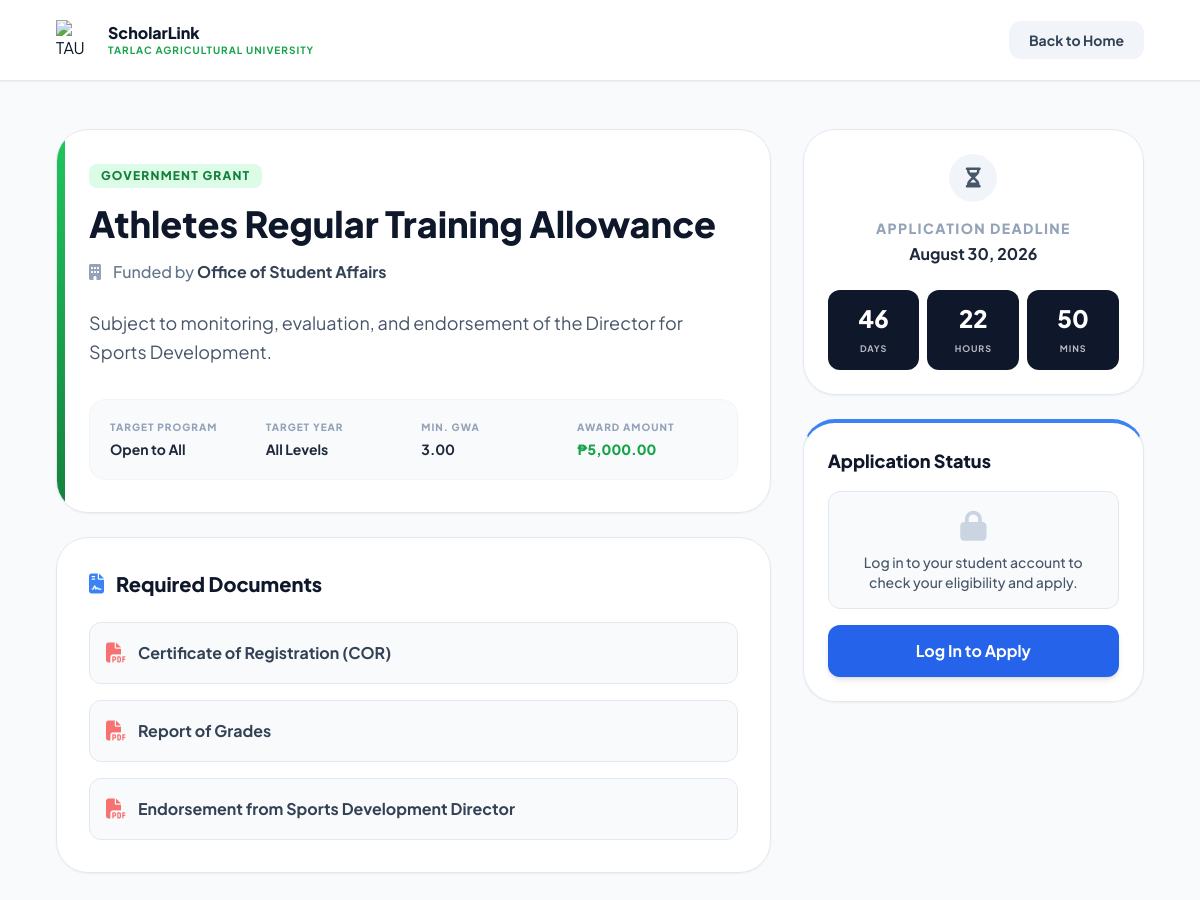
Screenshot of /scholarship_details.php?id=3 with the database file from the repository.
### tables this page shows
CREATE TABLE `scholarship` (
  `ScholarshipID` int(11) NOT NULL AUTO_INCREMENT,
  `ProgramID` int(11) DEFAULT NULL,
  `YearLevel` varchar(50) DEFAULT NULL,
  `Name` varchar(150) NOT NULL,
  `Description` text DEFAULT NULL,
  `Deadline` date NOT NULL,
  `AwardAmount` decimal(10,2) DEFAULT NULL,
  `NumberOfSlots` int(11) DEFAULT NULL,
  `Status` varchar(20) DEFAULT 'Active',
  `MinimumGWA` decimal(4,2) DEFAULT 2.00,
  `CreatedBy` int(11) DEFAULT NULL,
  `GenderRequirement` varchar(20) NOT NULL DEFAULT 'Any',
  `ScholarshipType` enum('Private','Government') DEFAULT 'Private',
  `FormConfig` varchar(255) DEFAULT 'Academic,Family,Financial,Essay',
  `ReleaseFrequency` varchar(50) DEFAULT 'Per Semester',
  `AllowsDual` enum('Yes','No') NOT NULL DEFAULT 'No',
  PRIMARY KEY (`ScholarshipID`),
  KEY `ProgramID` (`ProgramID`),
  KEY `fk_scholarship_creator` (`CreatedBy`),
  CONSTRAINT `fk_scholarship_creator` FOREIGN KEY (`CreatedBy`) REFERENCES `users` (`UserID`) ON DELETE SET NULL,
  CONSTRAINT `scholarship_ibfk_1` FOREIGN KEY (`ProgramID`) REFERENCES `program` (`ProgramID`) ON DELETE CASCADE
);

CREATE TABLE `users` (
  `UserID` int(11) NOT NULL AUTO_INCREMENT,
  `Username` varchar(50) NOT NULL,
  `Email` varchar(100) NOT NULL,
  `PasswordHash` varchar(255) NOT NULL,
  `FirstName` varchar(100) NOT NULL,
  `LastName` varchar(100) NOT NULL,
  `Role` enum('Student','Internal_Admin','External_Admin','Super_Admin') DEFAULT 'Student',
  `AccountStatus` varchar(20) DEFAULT 'Active',
  `StudentID_Num` varchar(50) DEFAULT NULL,
  `YearLevel` varchar(50) DEFAULT NULL,
  `GPA` decimal(4,2) DEFAULT NULL,
  `Major` varchar(100) DEFAULT NULL,
  `ProgramID` int(11) DEFAULT NULL,
  `Department` varchar(100) DEFAULT NULL,
  `Organization` varchar(100) DEFAULT NULL,
  `ContactNumber` varchar(20) DEFAULT NULL,
  `DateOfBirth` date DEFAULT NULL,
  `ProfilePicture` varchar(255) DEFAULT NULL,
  `ResetToken` varchar(255) DEFAULT NULL,
  `ResetTokenExpire` datetime DEFAULT NULL,
  `Gender` varchar(20) NOT NULL DEFAULT 'Not Specified',
  PRIMARY KEY (`UserID`),
  UNIQUE KEY `Username` (`Username`),
  UNIQUE KEY `Email` (`Email`)
);

CREATE TABLE `document_requirement` (
  `RequirementID` int(11) NOT NULL AUTO_INCREMENT,
  `ScholarshipID` int(11) NOT NULL,
  `DocumentName` varchar(100) NOT NULL,
  PRIMARY KEY (`RequirementID`),
  KEY `ScholarshipID` (`ScholarshipID`),
  CONSTRAINT `document_requirement_ibfk_1` FOREIGN KEY (`ScholarshipID`) REFERENCES `scholarship` (`ScholarshipID`) ON DELETE CASCADE
);

### scholarship_details.php (the view, shortened to what this page needs)
<?php
require 'includes/session_manager.php';
$scholarship_id = isset($_GET['id']) ? (int)$_GET['id'] : 0;
$is_logged_in = isset($_SESSION['logged_in']) && $_SESSION['logged_in'] === true;
$is_student = $is_logged_in && ($_SESSION['role'] === 'Student');
$user_id = $_SESSION['user_id'] ?? null;
try {
    $stmt = $pdo->prepare("
        SELECT s.*, p.ProgramName, u.Organization as SponsorName, u.FirstName, u.LastName
        FROM scholarship s
        LEFT JOIN program p ON s.ProgramID = p.ProgramID
        LEFT JOIN users u ON s.CreatedBy = u.UserID
        WHERE s.ScholarshipID = ?
    ");
    $stmt->execute([$scholarship_id]);
    $scholarship = $stmt->fetch(PDO::FETCH_ASSOC);
    $sponsor_name = !empty($scholarship['SponsorName']) ? $scholarship['SponsorName'] : trim($scholarship['FirstName'] . ' ' . $scholarship['LastName']);
    $req_stmt = $pdo->prepare("SELECT * FROM document_requirement WHERE ScholarshipID = ?");
    $req_stmt->execute([$scholarship_id]);
    $requirements = $req_stmt->fetchAll(PDO::FETCH_ASSOC);
    $missing_docs = [];
        $app_stmt = $pdo->prepare("SELECT Status FROM application WHERE ScholarshipID = ? AND UserID = ?");
        $app_stmt->execute([$scholarship_id, $user_id]);
        $existing_app = $app_stmt->fetch();
        if ($existing_app) {
            $has_applied = true;
            $application_status = $existing_app['Status'];
        } else {
            $vault_stmt = $pdo->prepare("SELECT DocumentType FROM user_vault WHERE UserID = ?");
            $vault_stmt->execute([$user_id]);
            $vault_docs = $vault_stmt->fetchAll(PDO::FETCH_COLUMN);
            foreach ($requirements as $req) {
                if (!in_array($req['DocumentName'], $vault_docs)) {
                    $missing_docs[] = $req['DocumentName'];
                }
            }
        }
    }
catch (PDOException $e) {
    die("Database Error: " . $e->getMessage());
}
?>
<!DOCTYPE html>
<html lang="en">
<head>
    <link rel="stylesheet" href="https://cdnjs.cloudflare.com/ajax/libs/font-awesome/6.4.0/css/all.min.css">
    <script src="https://cdn.tailwindcss.com"></script>
</head>
<body>
    <nav class="bg-white shadow-sm border-b border-slate-200 sticky top-0 z-50">
        <div class="max-w-6xl mx-auto px-4 sm:px-6 lg:px-8 h-20 flex items-center justify-between">
            <a href="index.php" class="flex items-center gap-3">
                <img src="assets/img/tau_logo.png" alt="TAU Logo" class="h-10 w-10">
                <div>
                    <h1 class="font-black text-slate-900 leading-tight">ScholarLink</h1>
                    <p class="text-[10px] font-bold text-green-600 uppercase tracking-widest">Tarlac Agricultural University</p>
                </div>
            </a>
            <div>
                <a href="index.php" class="bg-slate-100 hover:bg-slate-200 text-slate-700 text-sm font-bold py-2.5 px-5 rounded-xl transition-all">Back to Home</a>
            </div>
        </div>
    </nav>
    <main class="max-w-6xl mx-auto px-4 sm:px-6 lg:px-8 py-12">
        <div class="grid grid-cols-1 lg:grid-cols-3 gap-8">
            <div class="lg:col-span-2 space-y-6">
                <div class="glass-panel p-8 rounded-[2rem] shadow-sm relative overflow-hidden">
                    <div class="absolute top-0 left-0 w-2 h-full bg-gradient-to-b from-green-500 to-green-700"></div>
                    <span class="inline-block px-3 py-1 bg-green-100 text-green-700 text-xs font-black uppercase tracking-widest rounded-lg mb-4">
                        <?= htmlspecialchars($scholarship['ScholarshipType']) ?> Grant
                    </span>
                    <h1 class="text-3xl md:text-4xl font-black text-slate-900 mb-4 leading-tight">
                        <?= htmlspecialchars($scholarship['Name']) ?>
                    </h1>
                    <div class="flex items-center gap-3 text-slate-500 font-medium mb-6">
                        <i class="fas fa-building text-slate-400"></i>
                        <span>Funded by <strong class="text-slate-700"><?= htmlspecialchars($sponsor_name) ?></strong></span>
                    </div>
                    <p class="text-slate-600 text-lg leading-relaxed mb-8">
                        <?= nl2br(htmlspecialchars($scholarship['Description'])) ?>
                    </p>
                    <div class="grid grid-cols-2 md:grid-cols-4 gap-4 p-5 bg-slate-50 rounded-2xl border border-slate-100">
                        <div>
                            <p class="text-[10px] font-black text-slate-400 uppercase tracking-widest mb-1">Target Program</p>
                            <p class="font-bold text-slate-800 text-sm"><?= htmlspecialchars($scholarship['ProgramName'] ?? 'Open to All') ?></p>
                        </div>
                        <div>
                            <p class="text-[10px] font-black text-slate-400 uppercase tracking-widest mb-1">Target Year</p>
                            <p class="font-bold text-slate-800 text-sm"><?= htmlspecialchars($scholarship['YearLevel'] ?? 'All Levels') ?></p>
                        </div>
                        <div>
                            <p class="text-[10px] font-black text-slate-400 uppercase tracking-widest mb-1">Min. GWA</p>
                            <p class="font-bold text-slate-800 text-sm"><?= number_format($scholarship['MinimumGWA'], 2) ?></p>
                        </div>
                        <div>
                            <p class="text-[10px] font-black text-slate-400 uppercase tracking-widest mb-1">Award Amount</p>
                            <p class="font-black text-green-600 text-sm">₱<?= number_format($scholarship['AwardAmount'], 2) ?></p>
                        </div>
                    </div>
                </div>
                <div class="glass-panel p-8 rounded-[2rem] shadow-sm">
                    <h3 class="text-xl font-black text-slate-900 mb-6 flex items-center gap-3">
                        <i class="fas fa-file-contract text-blue-500"></i> Required Documents
                    </h3>
                    <?php if (empty($requirements)): ?>
                        <p class="text-slate-500 font-medium italic">No specific documents required.</p>
                    <?php else: ?>
                        <ul class="space-y-4">
                            <?php foreach($requirements as $req): ?>
                                <?php
                                    $is_in_vault = $is_student && !in_array($req['DocumentName'], $missing_docs);
                                ?>
                                <li class="flex items-center justify-between p-4 rounded-xl <?= $is_in_vault ? 'bg-green-50 border border-green-100' : 'bg-slate-50 border border-slate-200' ?>">
                                    <div class="flex items-center gap-3">
                                        <i class="fas fa-file-pdf <?= $is_in_vault ? 'text-green-500' : 'text-red-400' ?> text-xl"></i>
                                        <span class="font-bold <?= $is_in_vault ? 'text-green-800' : 'text-slate-700' ?>"><?= htmlspecialchars($req['DocumentName']) ?></span>
                                    </div>
                                </li>
                            <?php endforeach; ?>
                        </ul>
                    <?php endif; ?>
                </div>
            </div>
            <div class="lg:col-span-1 space-y-6">
                <div class="glass-panel p-6 rounded-[2rem] shadow-sm text-center">
                    <div class="w-12 h-12 bg-slate-100 text-slate-600 rounded-full flex items-center justify-center mx-auto mb-4 text-xl">
                        <i class="fas fa-hourglass-half animate-pulse"></i>
                    </div>
                    <h3 class="text-sm font-black text-slate-400 uppercase tracking-widest mb-1">Application Deadline</h3>
                    <p class="font-bold text-slate-800 mb-6"><?= date('F j, Y', strtotime($scholarship['Deadline'])) ?></p>
                    <div id="countdown" class="grid grid-cols-3 gap-2" data-deadline="<?= $scholarship['Deadline'] ?> 23:59:59">
                        <div class="bg-slate-900 text-white rounded-xl p-3">
                            <span id="days" class="block text-2xl font-black">--</span>
                            <span class="text-[9px] uppercase tracking-widest opacity-70 font-bold">Days</span>
                        </div>
                        <div class="bg-slate-900 text-white rounded-xl p-3">
                            <span id="hours" class="block text-2xl font-black">--</span>
                            <span class="text-[9px] uppercase tracking-widest opacity-70 font-bold">Hours</span>
                        </div>
                        <div class="bg-slate-900 text-white rounded-xl p-3">
                            <span id="mins" class="block text-2xl font-black">--</span>
                            <span class="text-[9px] uppercase tracking-widest opacity-70 font-bold">Mins</span>
                        </div>
                    </div>
                </div>
                <div class="glass-panel p-6 rounded-[2rem] shadow-sm border-t-4 border-t-blue-500">
                    <h3 class="font-black text-slate-900 mb-4 text-lg">Application Status</h3>
                    <?php if (!$is_logged_in): ?>
                        <div class="text-center p-4 bg-slate-50 rounded-xl border border-slate-200 mb-4">
                            <i class="fas fa-lock text-3xl text-slate-300 mb-2"></i>
                            <p class="text-sm text-slate-600 font-medium">Log in to your student account to check your eligibility and apply.</p>
                        </div>
                        <a href="student_login.php" class="block w-full text-center bg-blue-600 hover:bg-blue-700 text-white font-bold py-3.5 px-4 rounded-xl transition-all shadow-md">
                            Log In to Apply
                        </a>
                <?php endif; ?>
                </div>
            </div>
        </div>
    </main>
</body>
</html>

### scholarship_details.php (style rules this page uses)
body { font-family: 'Plus Jakarta Sans', sans-serif; background-color: #f8fafc; color: #0f172a; }
.glass-panel { background: rgba(255, 255, 255, 0.95); backdrop-filter: blur(10px); border: 1px solid #e2e8f0; }

### rows the page displays
scholarship: ScholarshipType "GOVERNMENT", Name "Athletes Regular Training Allowance", CreatedBy.LastName "Office of Student Affairs", Description "Subject to monitoring, evaluation, and endorsement of the Director for Sports Development.", YearLevel "All Levels", MinimumGWA "3.00", AwardAmount "5,000.00", Deadline "August 30, 2026"
document_requirement: DocumentName "Certificate of Registration (COR)"
document_requirement: DocumentName "Report of Grades"
document_requirement: DocumentName "Endorsement from Sports Development Director"

### other values shown
$scholarship['ProgramName'] "Open to All"
